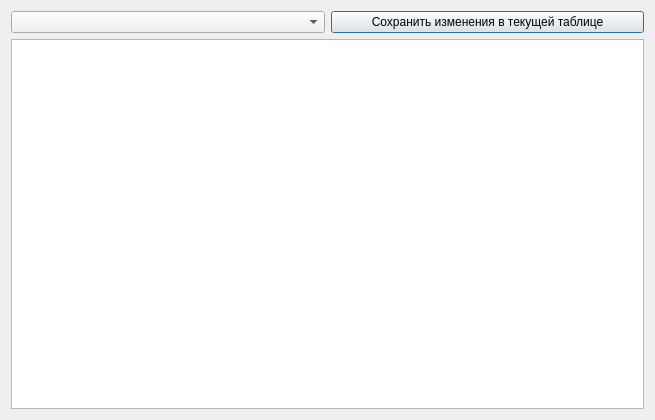
<?xml version="1.0" encoding="UTF-8"?>
<ui version="4.0">
 <class>Dialog</class>
 <widget class="QDialog" name="Dialog">
  <property name="geometry">
   <rect>
    <x>0</x>
    <y>0</y>
    <width>655</width>
    <height>420</height>
   </rect>
  </property>
  <property name="windowTitle">
   <string>Dialog</string>
  </property>
  <layout class="QGridLayout" name="gridLayout_2">
   <item row="0" column="0">
    <layout class="QGridLayout" name="gridLayout">
     <item row="2" column="0" colspan="2">
      <widget class="QTableView" name="tablesTableView"/>
     </item>
     <item row="1" column="0">
      <widget class="QComboBox" name="selectTableComboBox"/>
     </item>
     <item row="1" column="1">
      <widget class="QPushButton" name="saveBtn">
       <property name="text">
        <string>Сохранить изменения в текущей таблице</string>
       </property>
      </widget>
     </item>
    </layout>
   </item>
  </layout>
 </widget>
 <resources/>
 <connections/>
</ui>
